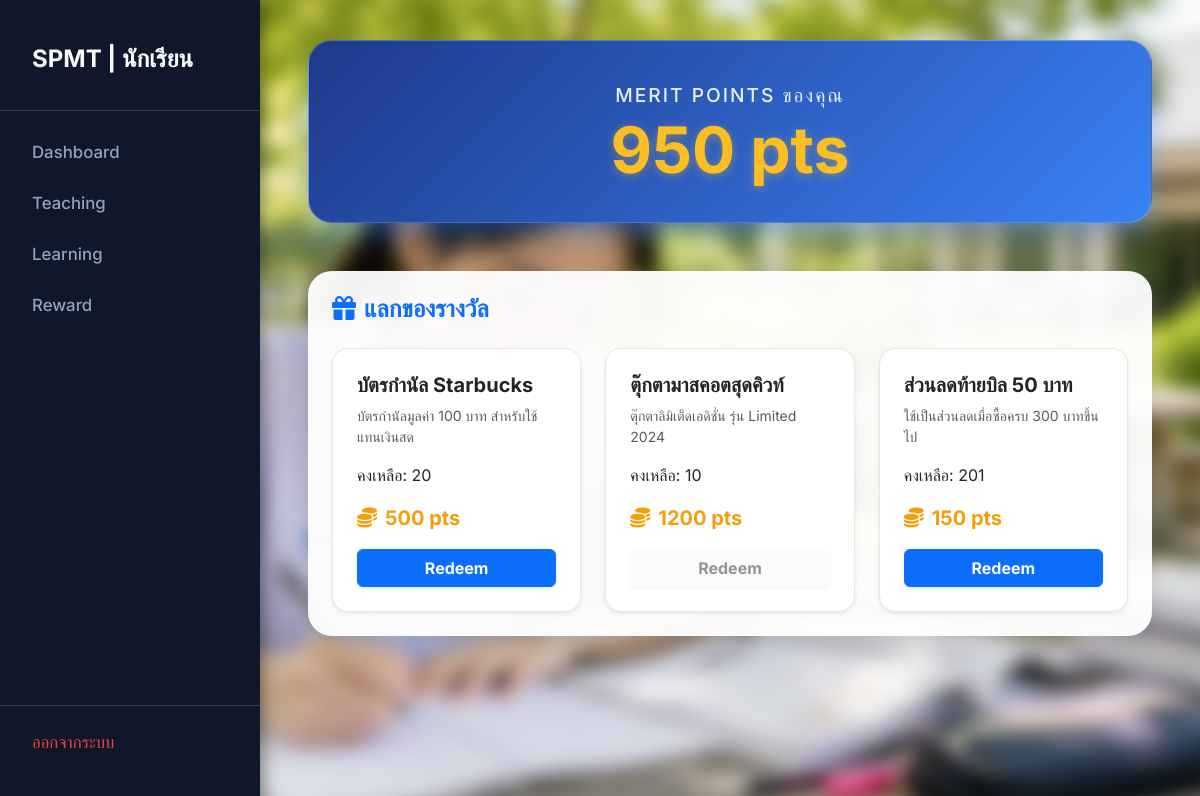
Screenshot of /student/students_reward.php (signed in) with the database file from the repository.
### tables this page shows
CREATE TABLE `users` (
  `user_id` int(11) NOT NULL,
  `title_id` int(11) NOT NULL,
  `first_name` varchar(50) NOT NULL,
  `last_name` varchar(50) NOT NULL,
  `email` varchar(150) NOT NULL,
  `password` varchar(150) NOT NULL,
  `role` int(11) NOT NULL,
  `grade` int(11) NOT NULL,
  `points` int(11) NOT NULL,
  `create_at` datetime DEFAULT NULL
);

CREATE TABLE `reward` (
  `reward_id` int(11) NOT NULL,
  `reward_name` varchar(50) NOT NULL,
  `description` varchar(150) NOT NULL,
  `required_points` int(11) NOT NULL,
  `reward_quota` int(11) NOT NULL
);

### php/config.php (called while the page is built, shortened)
<?php
function userPoints($conn, $user_id)
{
    $pts_sql = "SELECT points
                FROM users
                WHERE user_id = '$user_id'";
    $pts_result = $conn->query($pts_sql);
    $pts = $pts_result->fetch_assoc();
    return $pts['points'];
}

### student/students_reward.php (the view, shortened to what this page needs)
<?php
require('../php/config.php');
$user_id = $_SESSION['user_id'];
$userpts = userPoints($conn, $user_id);
?>
<!DOCTYPE html>
<html lang="en">
<head>
    <link rel="stylesheet" href="../css/student.css">
</head>
<body>
    <div class="container-custom">
        <div class="main">
            <div class="merit-banner">
                <small>Merit Points ของคุณ</small>
                <h1 class="fw-bold"><?php echo $userpts; ?> pts</h1>
            </div>
            <div class="card card-custom p-4">
                <h4 class="text-primary fw-bold mb-4"><i class="fas fa-gift me-2"></i>แลกของรางวัล</h4>
                <div class="row g-4">
                    <?php
                    $res = mysqli_query($conn, "SELECT * FROM reward WHERE reward_quota > 0");
                    while ($row = mysqli_fetch_assoc($res)) {
                        $can_redeem = ($userpts >= $row['required_points']);
                    ?>
                        <div class="col-md-6 col-lg-4">
                            <div class="card reward-card p-4 h-100 shadow-sm d-flex flex-column">
                                <div class="flex-grow-1">
                                    <h5 class="fw-bold mb-2 text-dark"><?php echo $row['reward_name']; ?></h5>
                                    <p class="text-muted small mb-3"><?php echo $row['description']; ?></p>
                                    <p>คงเหลือ: <?php echo $row['reward_quota']; ?></p>
                                    <div class="fw-bold mb-3" style="color: #f59e0b; font-size: 1.25rem;"><i class="fas fa-coins me-2"></i><?php echo $row['required_points']; ?> pts</div>
                                </div>
                                <form action="reward_act.php" method="POST">
                                    <button type="submit" class="btn fw-bold shadow-sm w-100 <?php echo $can_redeem ? 'btn-primary' : 'btn-light text-muted'; ?>" <?php echo !$can_redeem ? 'disabled' : ''; ?>>
                                        Redeem
                                    </button>
                                </form>
                            </div>
                        </div>
                    <?php } ?>
                </div>
            </div>
        </div>
    </div>
</body>
</html>

### css/student.css (style rules this page uses)
:root { --primary-font: "Inter", sans-serif; }
* { margin: 0; padding: 0; box-sizing: border-box; font-family: "Inter", sans-serif; }
body { position: relative; min-height: 100vh; color: #1f2937; background-color: #f3f4f6; overflow-x: hidden; }
body::before { content: ""; position: fixed; top: 0; left: 0; width: 100vw; height: 100vh; background-image: url("../img/index_ln.webp"); background-size: cover; background-position: center; filter: blur(8px); z-index: -1; transform: scale(1.1); }
.container-custom { display: flex; width: 100%; min-height: 100vh; }
.sidebar { width: 260px; background-color: #0f172a; color: #f8fafc; display: flex; flex-direction: column; padding: 2rem 0; position: fixed; height: 100vh; box-shadow: 4px 0 15px rgba(0, 0, 0, 0.4); z-index: 10; }
.sidebar h2 { padding: 0 0rem 1.5rem 0rem; border-bottom: 1px solid #334155; margin-bottom: 1rem; }
.sidebar h2 a { color: #f8fafc; text-decoration: none; font-size: 1.5rem; font-weight: 700; }
.sidebar a { color: #94a3b8; text-decoration: none; padding: 0.8rem 2rem; display: block; font-weight: 500; transition: all 0.3s ease; font-size: 1.05rem; }
.sidebar a.btn-logout { margin-top: auto; color: #ef4444; border-top: 1px solid #334155; padding-top: 1.5rem; }
.main { margin-left: 260px; flex: 1; padding: 2.5rem 3rem; display: flex; flex-direction: column; gap: 2.5rem; }
.card-custom { background: rgba(255, 255, 255, 0.95); border-radius: 24px; border: none; box-shadow: 0 10px 25px rgba(0, 0, 0, 0.1); padding: 2.5rem; }
.merit-banner { background: linear-gradient(135deg, #1e3a8a, #3b82f6); color: white; padding: 2.5rem; border-radius: 24px; box-shadow: 0 15px 30px -5px rgba(59, 130, 246, 0.5); text-align: center; border: 1px solid rgba(255, 255, 255, 0.2); margin-bottom: 0.5rem; }
.merit-banner small { font-size: 1.2rem; font-weight: 500; opacity: 0.9; text-transform: uppercase; letter-spacing: 2px; }
.merit-banner h1 { color: #fbbf24; font-size: 4rem; font-weight: 700; margin-top: 0.5rem; margin-bottom: 0; text-shadow: 0 2px 10px rgba(251, 191, 36, 0.4); line-height: 1; }
.reward-card { border-radius: 16px !important; background: #ffffff; transition: all 0.3s ease; border: 1px solid #e5e7eb !important; }

### rows the page displays
users: points "950"
reward: reward_name "บัตรกำนัล Starbucks", description "บัตรกำนัลมูลค่า 100 บาท สำหรับใช้แทนเงินสด", reward_quota "20", required_points "500"
reward: reward_name "ตุ๊กตามาสคอตสุดคิวท์", description "ตุ๊กตาลิมิเต็ดเอดิชั่น รุ่น Limited 2024", reward_quota "10", required_points "1200"
reward: reward_name "ส่วนลดท้ายบิล 50 บาท", description "ใช้เป็นส่วนลดเมื่อซื้อครบ 300 บาทขึ้นไป", reward_quota "201", required_points "150"
